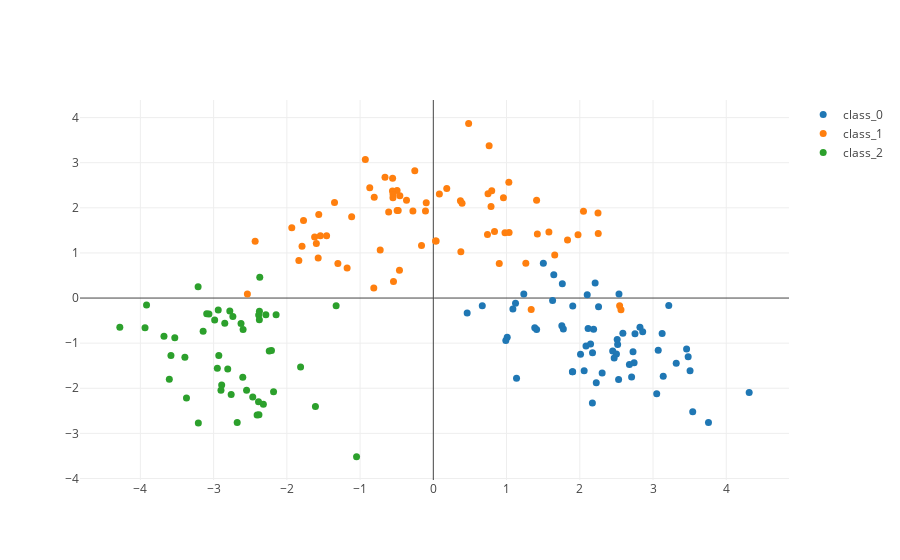

Notebook code for this chart:
### Code cell
data = []
for i in [0, 1, 2]:
    trace = go.Scatter(x = comp_df[comp_df["target"] == i][0],
                         y = comp_df[comp_df["target"] == i][1],
                         #z = comp_df[comp_df["target"] == i][2],
                         mode = 'markers',
                         name = "class_{}".format(i),
                         marker = dict(size = 7))
    data.append(trace)

figure = dict(data=data)
iplot(figure)
